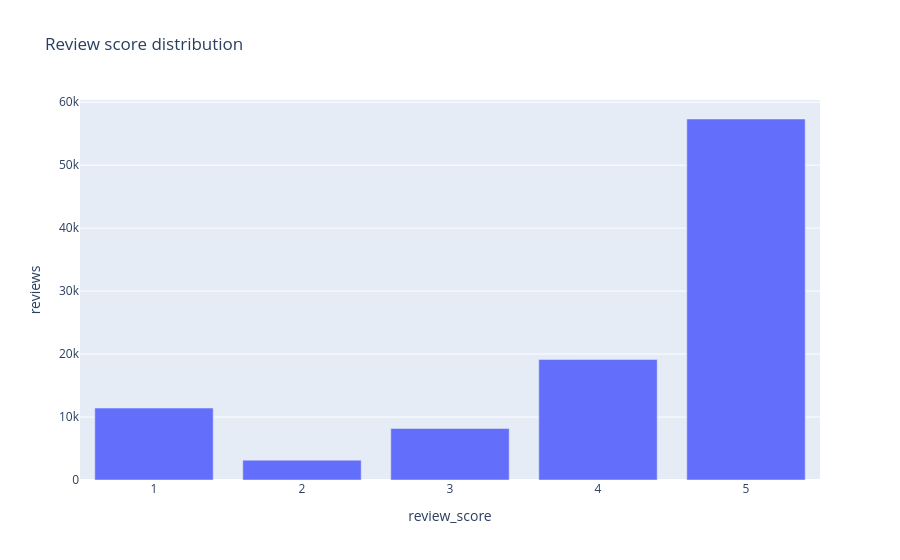

The notebook cell saved with this chart:
### Markdown cell above
## 9. Reviews
**Look for:** score distribution, and orders with more than one review (we must pick one per order).

### Code cell
scores = q("""
    SELECT review_score, COUNT(*) AS reviews FROM raw.order_reviews GROUP BY 1 ORDER BY 1
""")
display(scores)
px.bar(scores, x="review_score", y="reviews", title="Review score distribution").show()

display(q("""
    SELECT reviews_per_order, COUNT(*) AS orders FROM (
        SELECT order_id, COUNT(*) AS reviews_per_order FROM raw.order_reviews GROUP BY 1
    ) GROUP BY 1 ORDER BY 1
"""))

### Figure 1 — Plotly figure (JSON) as saved in the notebook; plotly's stock layout.template omitted (floating-point values rounded to 4 significant figures)
{"data": [{"hovertemplate": "review_score=%{x}<br>reviews=%{y}<extra></extra>", "legendgroup": "", "marker": {"color": "#636efa", "pattern": {"shape": ""}}, "name": "", "orientation": "v", "showlegend": false, "textposition": "auto", "type": "bar", "x": ["1", "2", "3", "4", "5"], "xaxis": "x", "y": [11424, 3151, 8179, 19142, 57328], "yaxis": "y"}], "layout": {"barmode": "relative", "legend": {"tracegroupgap": 0}, "title": {"text": "Review score distribution"}, "xaxis": {"anchor": "y", "domain": [0, 1], "title": {"text": "review_score"}}, "yaxis": {"anchor": "x", "domain": [0, 1], "title": {"text": "reviews"}}}}
